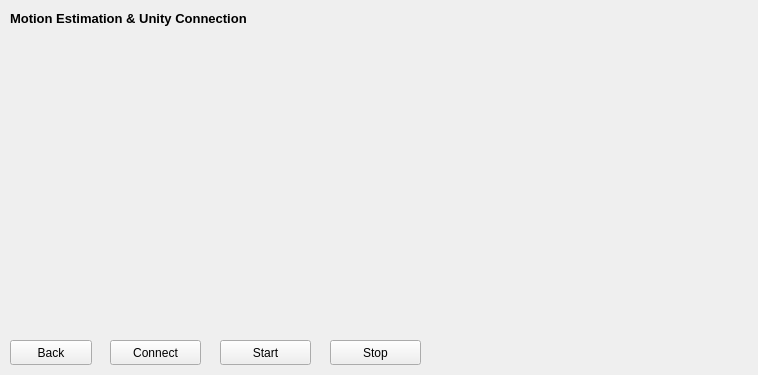
<?xml version="1.0" encoding="UTF-8"?>
<ui version="4.0">
 <class>ConnectUnityWindow</class>
 <widget class="QWidget" name="ConnectUnityWindow">
  <property name="geometry">
   <rect>
    <x>0</x>
    <y>0</y>
    <width>758</width>
    <height>375</height>
   </rect>
  </property>
  <property name="windowTitle">
   <string>ConnectUnityWindow</string>
  </property>
  <widget class="QLabel" name="label_title">
   <property name="geometry">
    <rect>
     <x>10</x>
     <y>10</y>
     <width>281</width>
     <height>16</height>
    </rect>
   </property>
   <property name="font">
    <font>
     <family>Arial</family>
     <pointsize>10</pointsize>
     <weight>75</weight>
     <bold>true</bold>
    </font>
   </property>
   <property name="text">
    <string>Motion Estimation &amp; Unity Connection</string>
   </property>
  </widget>
  <widget class="QPushButton" name="Button_back">
   <property name="geometry">
    <rect>
     <x>10</x>
     <y>340</y>
     <width>82</width>
     <height>25</height>
    </rect>
   </property>
   <property name="text">
    <string>Back</string>
   </property>
  </widget>
  <widget class="QPushButton" name="Button_Connect">
   <property name="geometry">
    <rect>
     <x>110</x>
     <y>340</y>
     <width>91</width>
     <height>25</height>
    </rect>
   </property>
   <property name="text">
    <string>Connect</string>
   </property>
  </widget>
  <widget class="QPushButton" name="Button_start">
   <property name="geometry">
    <rect>
     <x>220</x>
     <y>340</y>
     <width>91</width>
     <height>25</height>
    </rect>
   </property>
   <property name="text">
    <string>Start</string>
   </property>
  </widget>
  <widget class="QPushButton" name="Button_stop">
   <property name="geometry">
    <rect>
     <x>330</x>
     <y>340</y>
     <width>91</width>
     <height>25</height>
    </rect>
   </property>
   <property name="text">
    <string>Stop</string>
   </property>
  </widget>
  <widget class="QWidget" name="verticalLayoutWidget">
   <property name="geometry">
    <rect>
     <x>30</x>
     <y>40</y>
     <width>691</width>
     <height>281</height>
    </rect>
   </property>
   <layout class="QVBoxLayout" name="verticalLayout"/>
  </widget>
 </widget>
 <resources/>
 <connections/>
</ui>
